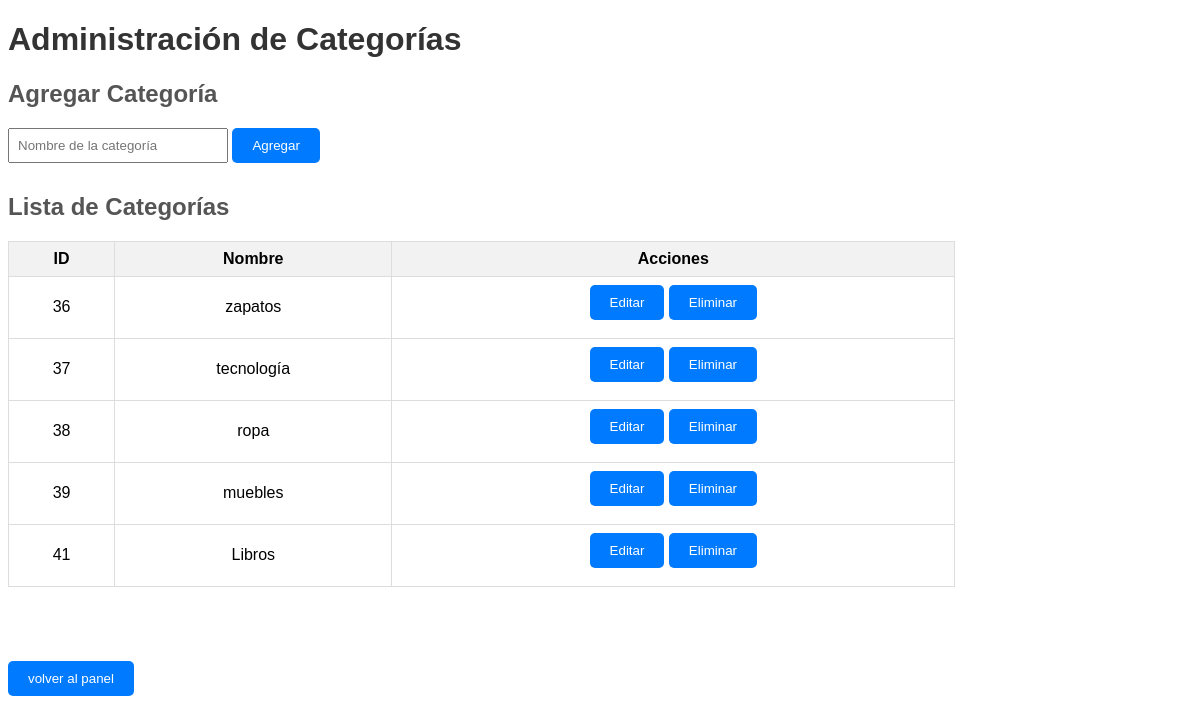
/admin_categorias.php, run on the app's committed database.
### tables this page shows
CREATE TABLE `categorias` (
  `id_categoria` int(11) NOT NULL,
  `nombre_categoria` varchar(50) NOT NULL
);

### conexionBD.php (called while the page is built, shortened)
<?php
class ConexionBD {
    private $server = "localhost";
    private $database = "Usuariosjg";
    private $username = "root";
    private $password = "";
    public function conectar(){
        try {
            $this->conexion = new PDO("mysql:host=$this->server;dbname=$this->database", $this->username, $this->password);
            $this->conexion->setAttribute(PDO::ATTR_ERRMODE, PDO::ERRMODE_EXCEPTION);
            return $this->conexion;
        } catch (PDOException $e) {
            die("Error de conexión: " . $e->getMessage());
        }
    }
}
?>

### Categoria.php (called while the page is built, shortened)
<?php
include('conexionBD.php');
class Categoria {
    private $conexion;
    public function __construct(ConexionBD $conexion) {
        $this->conexion = $conexion->conectar();
    }
    public function listarCategorias() {
        try {
            $stmt = $this->conexion->query("SELECT * FROM categorias");
            return $stmt->fetchAll();
        } catch (PDOException $e) {
            echo $e->getMessage();
            return [];
        }
    }
}
?>

### admin_categorias.php (the view, shortened to what this page needs)
<?php
include_once('Categoria.php');
$conexion = new ConexionBD();
$categoria = new Categoria($conexion);
$categorias = $categoria->listarCategorias();
$categoriaEditar = null;
?>
<!DOCTYPE html>
<html lang="es">
<head>
    <link rel="stylesheet" href="estilos_admin_categorias.css">
</head>
<body>
    <h1>Administración de Categorías</h1>
    <h2>Agregar Categoría</h2>
    <form action="procesar_categoria.php" method="post">
        <input type="text" name="nombre_categoria" placeholder="Nombre de la categoría">
        <button type="submit" name="agregar_categoria">Agregar</button>
    </form>
    <h2>Lista de Categorías</h2>
    <table border="1">
        <thead>
            <tr>
                <th>ID</th>
                <th>Nombre</th>
                <th>Acciones</th>
            </tr>
        </thead>
        <tbody>
            <?php foreach ($categorias as $categoria): ?>
            <tr>
                <td><?php echo $categoria['id_categoria']; ?></td>
                <td><?php echo $categoria['nombre_categoria']; ?></td>
                <td>
                    <form action="admin_categorias.php" method="post" style="display: inline-block;">
                        <button type="submit" name="editar_categoria">Editar</button>
                    </form>
                    <form action="procesar_categoria.php" method="post" style="display: inline-block;">
                        <button type="submit" name="eliminar_categoria">Eliminar</button>
                    </form>
                </td>
            </tr>
            <?php endforeach; ?>
        </tbody>
    </table>
    <?php if ($categoriaEditar): ?>
    <h2>Editar Categoría</h2>
    <form action="procesar_categoria.php" method="post">
        <input type="hidden" name="id_categoria" value="<?php echo $categoriaEditar['id_categoria']; ?>">
        <input type="text" name="nombre_categoria" placeholder="Nombre de la categoría" value="<?php echo $categoriaEditar['nombre_categoria']; ?>">
        <button type="submit" name="editar_categoria">Actualizar</button>
    </form>
    <?php endif; ?><br><br><br>
    <form action="admin.php" method="post">
        <button type="submit">volver al panel</button>
    </form>
</body>
</html>

### estilos_admin_categorias.css (style rules this page uses)
body { font-family: Arial, sans-serif; }
h1 { color: #333; }
h2 { color: #555; }
input[type="text"] { padding: 8px; margin-bottom: 10px; width: 200px; }
button { background-color: #007bff; color: #fff; padding: 10px 20px; border: none; border-radius: 5px; cursor: pointer; margin-bottom: 10px; }
table { width: 80%; border-collapse: collapse; margin-bottom: 20px; }
th, td { border: 1px solid #ddd; padding: 8px; text-align: center; }
th { background-color: #f2f2f2; }

### data on the page
categorias: id_categoria "36", nombre_categoria "zapatos"
categorias: id_categoria "37", nombre_categoria "tecnología"
categorias: id_categoria "38", nombre_categoria "ropa"
categorias: id_categoria "39", nombre_categoria "muebles"
categorias: id_categoria "41", nombre_categoria "Libros"
